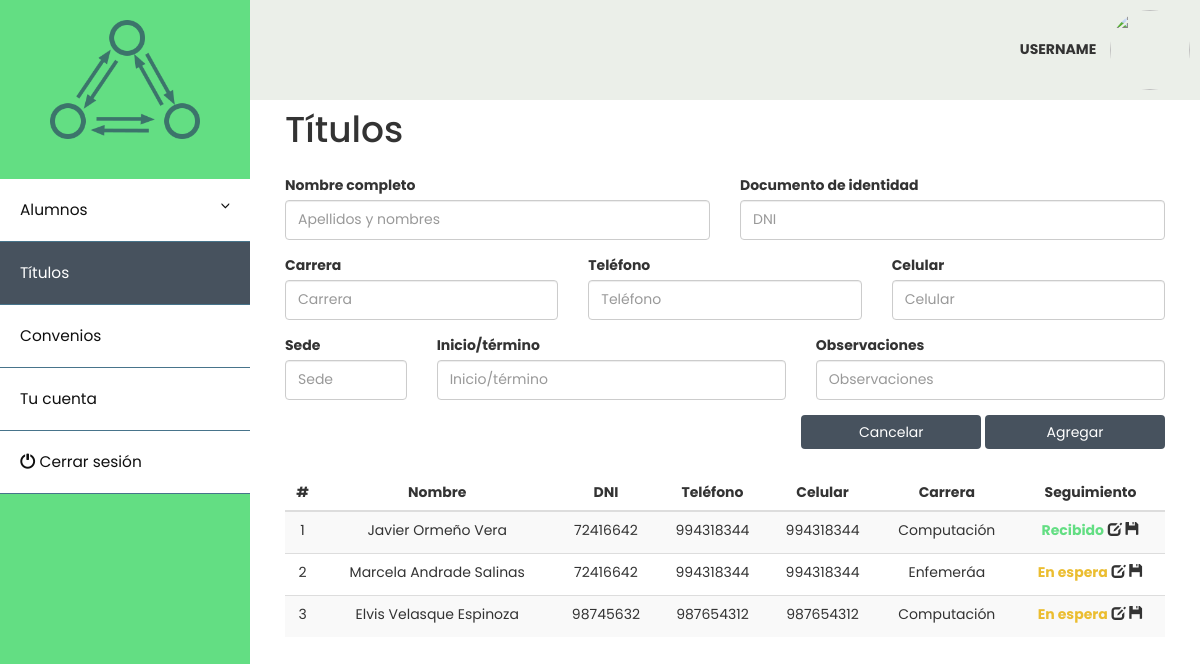
/titulos.php, run on the app's committed database.
### tables this page shows
CREATE TABLE `titulos` (
  `id_titulo` int(11) NOT NULL,
  `nombres` varchar(50) NOT NULL,
  `dni` varchar(8) NOT NULL,
  `carrera` varchar(30) NOT NULL,
  `telefono` varchar(9) NOT NULL,
  `celular` varchar(9) NOT NULL,
  `sede` varchar(30) NOT NULL,
  `inicio/termino` varchar(20) NOT NULL,
  `observaciones` text NOT NULL,
  `seguimiento` int(11) DEFAULT NULL
);

### dbcon.php (called while the page is built)
<?php
function conectar(){
    $user="root";
    $pass="";
    $server="localhost";
    $db="webTaylorDB";
    $con=mysqli_connect($server,$user,$pass,$db) or die ("Error al conectar a la bd ");
    return $con;
}
?>

### titulos.php (the view, shortened to what this page needs)
<!DOCTYPE html>
<html lang="es">
<head>
    <link rel="stylesheet" href="https://maxcdn.bootstrapcdn.com/bootstrap/3.3.7/css/bootstrap.min.css">
    <link rel="stylesheet" type="text/css" href="css/main.css">
    <link href="util/jGrowl/jquery.jgrowl.css" rel="stylesheet" media="screen">
    <?php include "dbcon.php"?>
</head>
<body>
    <div class="nav" style="" align="right">
        <label>USERNAME</label>
        <img class="profile-img-card" src="//ssl.gstatic.com/accounts/ui/avatar_2x.png" />
    </div>
    <div class="wrapper">
        <nav id="sidebar">
            <div class="sidebar-header" align="center">
                <img src="images/iconlogo.png" alt="" style="width: 150px">
            </div>
            <ul class="list-unstyled components">
                <li>
                    <a href="#homeSubmenu" data-toggle="collapse" aria-expanded="false">Alumnos</a>
                </li>
                <li  class="active"><a href="titulos.php">Títulos</a></li>
                <li><a href="convenios.php">Convenios</a></li>
                <li><a href="miCuenta.html">Tu cuenta</a></li>
                <li><a href="#"><span class="glyphicon glyphicon-off" style="top: 2px"></span>  Cerrar sesión</a></li>
            </ul>
        </nav>
        <div id="content" style="margin-top: 10px; width: 100%">
            <br><br><br>
            <div class="row-fluid" style="padding: 20px; width: 100%">
                <div class="col-md-12">
                    <h1>Títulos</h1>
                </div>
                <div class="col-md-6" style="top:15px">
                    <div class="form-group">
                        <label for="nombreCompleto">Nombre completo</label>
                        <input type="text" class="form-control" id="nombreCompleto" placeholder="Apellidos y nombres">
                    </div>
                </div>
                <div class="col-md-6" style="top:15px">
                    <div class="form-group">
                        <label for="dni">Documento de identidad</label>
                        <input type="text" class="form-control" id="dni" placeholder="DNI">
                    </div>
                </div>
                <div class="col-md-4" style="top:15px">
                    <div class="form-group">
                        <label for="carrera">Carrera</label>
                        <input type="text" class="form-control" id="carrera" placeholder="Carrera">
                    </div>
                </div>
                <div class="col-md-4" style="top:15px">
                    <div class="form-group">
                        <label for="dni">Teléfono</label>
                        <input type="text" class="form-control" id="telefono" placeholder="Teléfono">
                    </div>
                </div>
                <div class="col-md-4" style="top:15px">
                    <div class="form-group">
                        <label for="celular">Celular</label>
                        <input type="text" class="form-control" id="celular" placeholder="Celular">
                    </div>
                </div>
                <div class="col-md-2" style="top:15px">
                    <div class="form-group">
                        <label for="sede">Sede</label>
                        <input type="text" class="form-control" id="sede" placeholder="Sede">
                    </div>
                </div>
                <div class="col-md-5" style="top:15px">
                    <div class="form-group">
                        <label for="iniciotermino">Inicio/término</label>
                        <input type="text" class="form-control" id="iniciotermino" placeholder="Inicio/término">
                    </div>
                </div>
                <div class="col-md-5" style="top:15px">
                    <div class="form-group">
                        <label for="obs">Observaciones</label>
                        <input type="text" class="form-control" id="obs" placeholder="Observaciones">
                    </div>
                </div>
                <div class="col-md-12" style="top:15px" align="right">
                    <button type="button" class="btn" style="background-color: #47525e; color: #FFFFFF; width: 180px">Cancelar</button>
                    <input type="button" href="javascript:;" class="btn" style="background-color: #47525e; color: #FFFFFF; width: 180px"
                    onclick="SaveTitulo($('#nombreCompleto').val(),$('#dni').val(),$('#carrera').val(),
                                        $('#telefono').val(),$('#celular').val(),$('#sede').val(),
                                        $('#iniciotermino').val(),$('#obs').val())" value="Agregar">
                </div>
                <div class="col-md-12" style="top: 40px;">
                    <table class="table table-striped">
                        <thead>
                        <tr>
                            <th scope="col">#</th>
                            <th scope="col">Nombre</th>
                            <th scope="col">DNI</th>
                            <th scope="col">Teléfono</th>
                            <th scope="col">Celular</th>
                            <th scope="col">Carrera</th>
                            <th scope="col">Seguimiento</th>
                        </tr>
                        </thead>
                        <tbody>
                            <?php
                                $query = mysqli_query(conectar(),"select * from titulos")or die(mysqli_error(conectar()));
                                while($row = mysqli_fetch_array($query)) {
                            ?>
                            <tr>
                                <td><?php echo $row['id_titulo']?></td>
                                <td><?php echo $row['nombres']; ?></td>
                                <td><?php echo $row['dni']; ?></td>
                                <td><?php echo $row['telefono']; ?></td>
                                <td><?php echo $row['celular']; ?></td>
                                <td><?php echo $row['carrera']; ?></td>
                                <td><?php
                                    if ($row['seguimiento'] == 0 || $row['seguimiento'] == null) {
                                        echo "<label style=\"color: #ebbd30;\">En espera</label> ";
                                    }
                                    else{
                                        echo "<label style=\"color: #63de83;\"> Recibido</label> ";
                                    }
                                    echo "<a href=\"#\"><span class=\"glyphicon glyphicon-edit\"></span></a> ".
                                         "<a href=\"#\"><span class=\"glyphicon glyphicon-floppy-disk\"></span></a>"
                                ?></td>
                            </tr>
                            <?php } ?>
                        </tbody>
                    </table>
                </div>
            </div>
        </div>
    </div>
</body>
</html>

### css/main.css (style rules this page uses)
.wrapper { display: flex; align-items: stretch; }
#sidebar { min-width: 250px; max-width: 250px; }
#sidebar { min-width: 250px; max-width: 250px; min-height: 100vh; }
a[data-toggle="collapse"] { position: relative; }
a[aria-expanded="false"]::before, a[aria-expanded="true"]::before { content: '\e259'; display: block; position: absolute; right: 20px; font-family: 'Glyphicons Halflings'; font-size: 0.6em; }
body { font-family: 'Poppins'; background: #FFFFFF; }
a, a:hover, a:focus { color: inherit; text-decoration: none; transition: all 0.3s; }
#sidebar { background: #63de83; color: #0f0f0f; transition: all 0.3s; }
#sidebar .sidebar-header { padding: 20px; background: #63de83; }
#sidebar ul.components { padding: 20px 0; }
#sidebar ul li a { padding: 20px; font-size: 1.1em; display: block; background: #FFFFFF; border-bottom: 0.5px solid #47748b; }
#sidebar ul li.active > a { color: #FFFFFF; background: #47525e; }
.nav { position: absolute; left: 0; top: 0; z-index: -1; width: 100%; height: 100px; background-color: #ebefe9; }
.profile-img-card { width: 80px; height: 80px; margin: 10px; -moz-border-radius: 50%; -webkit-border-radius: 50%; border-radius: 50%; }
input[type=text] { height: 40px; }
td,th { text-align: center; }

### data on the page
titulos: id_titulo "1", nombres "Javier Ormeño Vera", dni "72416642", telefono "994318344", celular "994318344", carrera "Computación", seguimiento "Recibido"
titulos: id_titulo "2", nombres "Marcela Andrade Salinas", dni "72416642", telefono "994318344", celular "994318344", carrera "Enfemeráa", seguimiento "En espera"
titulos: id_titulo "3", nombres "Elvis Velasque Espinoza", dni "98745632", telefono "987654312", celular "987654312", carrera "Computación", seguimiento "En espera"
